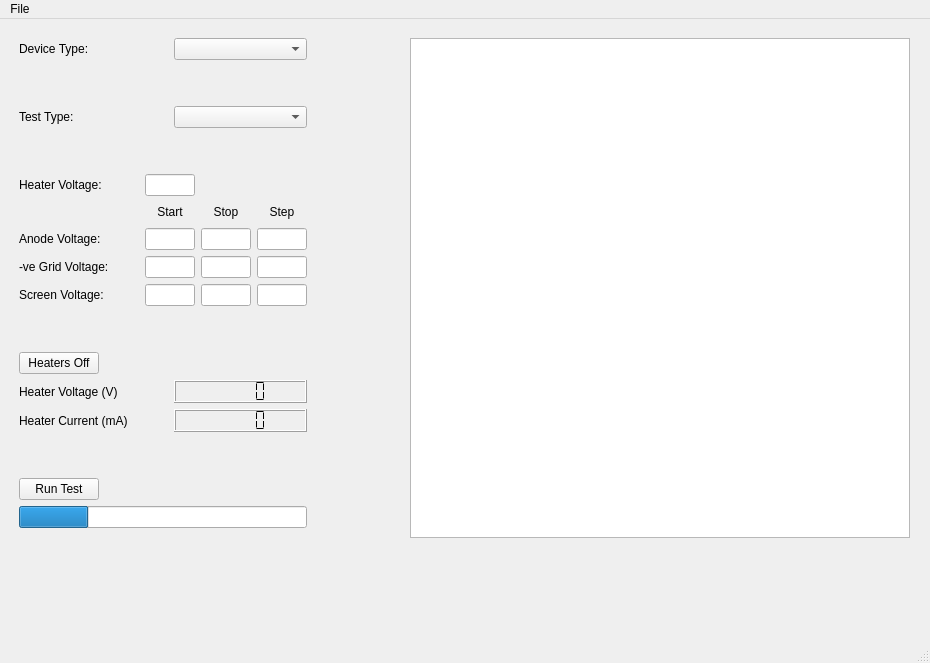
<?xml version="1.0" encoding="UTF-8"?>
<ui version="4.0">
 <class>ValveAnalyser</class>
 <widget class="QMainWindow" name="ValveAnalyser">
  <property name="geometry">
   <rect>
    <x>0</x>
    <y>0</y>
    <width>930</width>
    <height>663</height>
   </rect>
  </property>
  <property name="windowTitle">
   <string>Wizard Valve Analyser</string>
  </property>
  <widget class="QWidget" name="centralwidget">
   <widget class="QWidget" name="horizontalLayoutWidget">
    <property name="geometry">
     <rect>
      <x>19</x>
      <y>19</y>
      <width>891</width>
      <height>591</height>
     </rect>
    </property>
    <layout class="QHBoxLayout" name="horizontalLayout">
     <item>
      <layout class="QVBoxLayout" name="verticalLayout">
       <item>
        <layout class="QHBoxLayout" name="horizontalLayout_14">
         <item>
          <widget class="QLabel" name="deviceTypeLabel">
           <property name="sizePolicy">
            <sizepolicy hsizetype="Expanding" vsizetype="Preferred">
             <horstretch>0</horstretch>
             <verstretch>0</verstretch>
            </sizepolicy>
           </property>
           <property name="minimumSize">
            <size>
             <width>100</width>
             <height>0</height>
            </size>
           </property>
           <property name="text">
            <string>Device Type: </string>
           </property>
          </widget>
         </item>
         <item>
          <widget class="QComboBox" name="deviceType">
           <property name="sizePolicy">
            <sizepolicy hsizetype="Fixed" vsizetype="Fixed">
             <horstretch>0</horstretch>
             <verstretch>0</verstretch>
            </sizepolicy>
           </property>
           <property name="minimumSize">
            <size>
             <width>133</width>
             <height>0</height>
            </size>
           </property>
          </widget>
         </item>
        </layout>
       </item>
       <item>
        <spacer name="verticalSpacer_5">
         <property name="orientation">
          <enum>Qt::Vertical</enum>
         </property>
         <property name="sizeType">
          <enum>QSizePolicy::Fixed</enum>
         </property>
         <property name="sizeHint" stdset="0">
          <size>
           <width>20</width>
           <height>40</height>
          </size>
         </property>
        </spacer>
       </item>
       <item>
        <layout class="QHBoxLayout" name="horizontalLayout_17">
         <item>
          <widget class="QLabel" name="label_4">
           <property name="text">
            <string>Test Type:</string>
           </property>
          </widget>
         </item>
         <item>
          <widget class="QComboBox" name="testType">
           <property name="sizePolicy">
            <sizepolicy hsizetype="Fixed" vsizetype="Fixed">
             <horstretch>0</horstretch>
             <verstretch>0</verstretch>
            </sizepolicy>
           </property>
           <property name="minimumSize">
            <size>
             <width>133</width>
             <height>0</height>
            </size>
           </property>
           <property name="maximumSize">
            <size>
             <width>133</width>
             <height>16777215</height>
            </size>
           </property>
          </widget>
         </item>
        </layout>
       </item>
       <item>
        <spacer name="verticalSpacer_4">
         <property name="orientation">
          <enum>Qt::Vertical</enum>
         </property>
         <property name="sizeType">
          <enum>QSizePolicy::Fixed</enum>
         </property>
         <property name="sizeHint" stdset="0">
          <size>
           <width>20</width>
           <height>40</height>
          </size>
         </property>
        </spacer>
       </item>
       <item>
        <layout class="QHBoxLayout" name="horizontalLayout_3">
         <item>
          <widget class="QLabel" name="heaterLabel">
           <property name="sizePolicy">
            <sizepolicy hsizetype="Expanding" vsizetype="Preferred">
             <horstretch>0</horstretch>
             <verstretch>0</verstretch>
            </sizepolicy>
           </property>
           <property name="minimumSize">
            <size>
             <width>100</width>
             <height>0</height>
            </size>
           </property>
           <property name="text">
            <string>Heater Voltage:</string>
           </property>
          </widget>
         </item>
         <item>
          <widget class="QLineEdit" name="heaterVoltage">
           <property name="sizePolicy">
            <sizepolicy hsizetype="Fixed" vsizetype="Fixed">
             <horstretch>0</horstretch>
             <verstretch>0</verstretch>
            </sizepolicy>
           </property>
           <property name="minimumSize">
            <size>
             <width>50</width>
             <height>0</height>
            </size>
           </property>
           <property name="maximumSize">
            <size>
             <width>50</width>
             <height>16777215</height>
            </size>
           </property>
          </widget>
         </item>
         <item>
          <spacer name="horizontalSpacer_7">
           <property name="orientation">
            <enum>Qt::Horizontal</enum>
           </property>
           <property name="sizeType">
            <enum>QSizePolicy::Fixed</enum>
           </property>
           <property name="sizeHint" stdset="0">
            <size>
             <width>112</width>
             <height>20</height>
            </size>
           </property>
          </spacer>
         </item>
        </layout>
       </item>
       <item>
        <layout class="QHBoxLayout" name="horizontalLayout_16">
         <item>
          <spacer name="horizontalSpacer_15">
           <property name="orientation">
            <enum>Qt::Horizontal</enum>
           </property>
           <property name="sizeHint" stdset="0">
            <size>
             <width>40</width>
             <height>20</height>
            </size>
           </property>
          </spacer>
         </item>
         <item>
          <widget class="QLabel" name="label">
           <property name="sizePolicy">
            <sizepolicy hsizetype="Fixed" vsizetype="Fixed">
             <horstretch>0</horstretch>
             <verstretch>0</verstretch>
            </sizepolicy>
           </property>
           <property name="minimumSize">
            <size>
             <width>50</width>
             <height>20</height>
            </size>
           </property>
           <property name="maximumSize">
            <size>
             <width>50</width>
             <height>20</height>
            </size>
           </property>
           <property name="text">
            <string>Start</string>
           </property>
           <property name="alignment">
            <set>Qt::AlignCenter</set>
           </property>
          </widget>
         </item>
         <item>
          <widget class="QLabel" name="label_2">
           <property name="sizePolicy">
            <sizepolicy hsizetype="Fixed" vsizetype="Preferred">
             <horstretch>0</horstretch>
             <verstretch>0</verstretch>
            </sizepolicy>
           </property>
           <property name="minimumSize">
            <size>
             <width>50</width>
             <height>0</height>
            </size>
           </property>
           <property name="maximumSize">
            <size>
             <width>50</width>
             <height>16777215</height>
            </size>
           </property>
           <property name="text">
            <string>Stop</string>
           </property>
           <property name="alignment">
            <set>Qt::AlignCenter</set>
           </property>
          </widget>
         </item>
         <item>
          <widget class="QLabel" name="label_3">
           <property name="sizePolicy">
            <sizepolicy hsizetype="Fixed" vsizetype="Preferred">
             <horstretch>0</horstretch>
             <verstretch>0</verstretch>
            </sizepolicy>
           </property>
           <property name="minimumSize">
            <size>
             <width>50</width>
             <height>0</height>
            </size>
           </property>
           <property name="maximumSize">
            <size>
             <width>50</width>
             <height>16777215</height>
            </size>
           </property>
           <property name="text">
            <string>Step</string>
           </property>
           <property name="alignment">
            <set>Qt::AlignCenter</set>
           </property>
          </widget>
         </item>
        </layout>
       </item>
       <item>
        <layout class="QHBoxLayout" name="horizontalLayout_4">
         <item>
          <widget class="QLabel" name="anodeLabel">
           <property name="sizePolicy">
            <sizepolicy hsizetype="Expanding" vsizetype="Preferred">
             <horstretch>100</horstretch>
             <verstretch>0</verstretch>
            </sizepolicy>
           </property>
           <property name="minimumSize">
            <size>
             <width>100</width>
             <height>0</height>
            </size>
           </property>
           <property name="text">
            <string>Anode Voltage:</string>
           </property>
          </widget>
         </item>
         <item>
          <widget class="QLineEdit" name="anodeStart">
           <property name="sizePolicy">
            <sizepolicy hsizetype="Fixed" vsizetype="Fixed">
             <horstretch>0</horstretch>
             <verstretch>0</verstretch>
            </sizepolicy>
           </property>
           <property name="minimumSize">
            <size>
             <width>50</width>
             <height>0</height>
            </size>
           </property>
           <property name="maximumSize">
            <size>
             <width>50</width>
             <height>16777215</height>
            </size>
           </property>
          </widget>
         </item>
         <item>
          <widget class="QLineEdit" name="anodeStop">
           <property name="sizePolicy">
            <sizepolicy hsizetype="Fixed" vsizetype="Fixed">
             <horstretch>0</horstretch>
             <verstretch>0</verstretch>
            </sizepolicy>
           </property>
           <property name="maximumSize">
            <size>
             <width>50</width>
             <height>16777215</height>
            </size>
           </property>
          </widget>
         </item>
         <item>
          <widget class="QLineEdit" name="anodeStep">
           <property name="sizePolicy">
            <sizepolicy hsizetype="Fixed" vsizetype="Fixed">
             <horstretch>0</horstretch>
             <verstretch>0</verstretch>
            </sizepolicy>
           </property>
           <property name="maximumSize">
            <size>
             <width>50</width>
             <height>16777215</height>
            </size>
           </property>
          </widget>
         </item>
        </layout>
       </item>
       <item>
        <layout class="QHBoxLayout" name="gridGroup">
         <item>
          <widget class="QLabel" name="gridLabel">
           <property name="sizePolicy">
            <sizepolicy hsizetype="Expanding" vsizetype="Preferred">
             <horstretch>0</horstretch>
             <verstretch>0</verstretch>
            </sizepolicy>
           </property>
           <property name="minimumSize">
            <size>
             <width>100</width>
             <height>0</height>
            </size>
           </property>
           <property name="text">
            <string>-ve Grid Voltage:</string>
           </property>
          </widget>
         </item>
         <item>
          <widget class="QLineEdit" name="gridStart">
           <property name="sizePolicy">
            <sizepolicy hsizetype="Fixed" vsizetype="Fixed">
             <horstretch>0</horstretch>
             <verstretch>0</verstretch>
            </sizepolicy>
           </property>
           <property name="minimumSize">
            <size>
             <width>50</width>
             <height>0</height>
            </size>
           </property>
           <property name="maximumSize">
            <size>
             <width>50</width>
             <height>16777215</height>
            </size>
           </property>
          </widget>
         </item>
         <item>
          <widget class="QLineEdit" name="gridStop">
           <property name="sizePolicy">
            <sizepolicy hsizetype="Fixed" vsizetype="Fixed">
             <horstretch>0</horstretch>
             <verstretch>0</verstretch>
            </sizepolicy>
           </property>
           <property name="minimumSize">
            <size>
             <width>50</width>
             <height>0</height>
            </size>
           </property>
           <property name="maximumSize">
            <size>
             <width>50</width>
             <height>16777215</height>
            </size>
           </property>
          </widget>
         </item>
         <item>
          <widget class="QLineEdit" name="gridStep">
           <property name="sizePolicy">
            <sizepolicy hsizetype="Fixed" vsizetype="Fixed">
             <horstretch>0</horstretch>
             <verstretch>0</verstretch>
            </sizepolicy>
           </property>
           <property name="minimumSize">
            <size>
             <width>50</width>
             <height>0</height>
            </size>
           </property>
           <property name="maximumSize">
            <size>
             <width>50</width>
             <height>16777215</height>
            </size>
           </property>
          </widget>
         </item>
        </layout>
       </item>
       <item>
        <layout class="QHBoxLayout" name="screenGroup">
         <item>
          <widget class="QLabel" name="screenLabel">
           <property name="sizePolicy">
            <sizepolicy hsizetype="Expanding" vsizetype="Preferred">
             <horstretch>0</horstretch>
             <verstretch>0</verstretch>
            </sizepolicy>
           </property>
           <property name="minimumSize">
            <size>
             <width>100</width>
             <height>0</height>
            </size>
           </property>
           <property name="text">
            <string>Screen Voltage:</string>
           </property>
          </widget>
         </item>
         <item>
          <widget class="QLineEdit" name="screenStart">
           <property name="sizePolicy">
            <sizepolicy hsizetype="Fixed" vsizetype="Fixed">
             <horstretch>0</horstretch>
             <verstretch>0</verstretch>
            </sizepolicy>
           </property>
           <property name="minimumSize">
            <size>
             <width>50</width>
             <height>0</height>
            </size>
           </property>
           <property name="maximumSize">
            <size>
             <width>50</width>
             <height>16777215</height>
            </size>
           </property>
          </widget>
         </item>
         <item>
          <widget class="QLineEdit" name="screenStop">
           <property name="sizePolicy">
            <sizepolicy hsizetype="Fixed" vsizetype="Fixed">
             <horstretch>0</horstretch>
             <verstretch>0</verstretch>
            </sizepolicy>
           </property>
           <property name="minimumSize">
            <size>
             <width>50</width>
             <height>0</height>
            </size>
           </property>
           <property name="maximumSize">
            <size>
             <width>50</width>
             <height>16777215</height>
            </size>
           </property>
          </widget>
         </item>
         <item>
          <widget class="QLineEdit" name="screenStep">
           <property name="sizePolicy">
            <sizepolicy hsizetype="Fixed" vsizetype="Fixed">
             <horstretch>0</horstretch>
             <verstretch>0</verstretch>
            </sizepolicy>
           </property>
           <property name="minimumSize">
            <size>
             <width>50</width>
             <height>0</height>
            </size>
           </property>
           <property name="maximumSize">
            <size>
             <width>50</width>
             <height>16777215</height>
            </size>
           </property>
          </widget>
         </item>
        </layout>
       </item>
       <item>
        <spacer name="verticalSpacer_2">
         <property name="orientation">
          <enum>Qt::Vertical</enum>
         </property>
         <property name="sizeType">
          <enum>QSizePolicy::Fixed</enum>
         </property>
         <property name="sizeHint" stdset="0">
          <size>
           <width>20</width>
           <height>40</height>
          </size>
         </property>
        </spacer>
       </item>
       <item>
        <layout class="QHBoxLayout" name="horizontalLayout_13">
         <item>
          <widget class="QPushButton" name="heaterButton">
           <property name="sizePolicy">
            <sizepolicy hsizetype="Fixed" vsizetype="Fixed">
             <horstretch>0</horstretch>
             <verstretch>0</verstretch>
            </sizepolicy>
           </property>
           <property name="minimumSize">
            <size>
             <width>80</width>
             <height>0</height>
            </size>
           </property>
           <property name="text">
            <string>Heaters Off</string>
           </property>
           <property name="checkable">
            <bool>true</bool>
           </property>
          </widget>
         </item>
         <item>
          <spacer name="horizontalSpacer_8">
           <property name="orientation">
            <enum>Qt::Horizontal</enum>
           </property>
           <property name="sizeHint" stdset="0">
            <size>
             <width>40</width>
             <height>20</height>
            </size>
           </property>
          </spacer>
         </item>
        </layout>
       </item>
       <item>
        <layout class="QHBoxLayout" name="horizontalLayout_11">
         <item>
          <widget class="QLabel" name="heaterVLabel">
           <property name="sizePolicy">
            <sizepolicy hsizetype="Fixed" vsizetype="Preferred">
             <horstretch>0</horstretch>
             <verstretch>0</verstretch>
            </sizepolicy>
           </property>
           <property name="minimumSize">
            <size>
             <width>100</width>
             <height>0</height>
            </size>
           </property>
           <property name="text">
            <string>Heater Voltage (V)</string>
           </property>
          </widget>
         </item>
         <item>
          <spacer name="horizontalSpacer_9">
           <property name="orientation">
            <enum>Qt::Horizontal</enum>
           </property>
           <property name="sizeHint" stdset="0">
            <size>
             <width>40</width>
             <height>20</height>
            </size>
           </property>
          </spacer>
         </item>
         <item>
          <widget class="QLCDNumber" name="heaterVlcd">
           <property name="sizePolicy">
            <sizepolicy hsizetype="Fixed" vsizetype="Minimum">
             <horstretch>0</horstretch>
             <verstretch>0</verstretch>
            </sizepolicy>
           </property>
           <property name="minimumSize">
            <size>
             <width>133</width>
             <height>0</height>
            </size>
           </property>
           <property name="segmentStyle">
            <enum>QLCDNumber::Flat</enum>
           </property>
          </widget>
         </item>
        </layout>
       </item>
       <item>
        <layout class="QHBoxLayout" name="horizontalLayout_12">
         <item>
          <widget class="QLabel" name="heaterILabel">
           <property name="sizePolicy">
            <sizepolicy hsizetype="Fixed" vsizetype="Preferred">
             <horstretch>0</horstretch>
             <verstretch>0</verstretch>
            </sizepolicy>
           </property>
           <property name="minimumSize">
            <size>
             <width>100</width>
             <height>0</height>
            </size>
           </property>
           <property name="text">
            <string>Heater Current (mA)</string>
           </property>
          </widget>
         </item>
         <item>
          <spacer name="horizontalSpacer_10">
           <property name="orientation">
            <enum>Qt::Horizontal</enum>
           </property>
           <property name="sizeHint" stdset="0">
            <size>
             <width>40</width>
             <height>20</height>
            </size>
           </property>
          </spacer>
         </item>
         <item>
          <widget class="QLCDNumber" name="heaterIlcd">
           <property name="sizePolicy">
            <sizepolicy hsizetype="Fixed" vsizetype="Minimum">
             <horstretch>0</horstretch>
             <verstretch>0</verstretch>
            </sizepolicy>
           </property>
           <property name="minimumSize">
            <size>
             <width>133</width>
             <height>0</height>
            </size>
           </property>
           <property name="lineWidth">
            <number>1</number>
           </property>
           <property name="segmentStyle">
            <enum>QLCDNumber::Flat</enum>
           </property>
          </widget>
         </item>
        </layout>
       </item>
       <item>
        <spacer name="verticalSpacer_3">
         <property name="orientation">
          <enum>Qt::Vertical</enum>
         </property>
         <property name="sizeType">
          <enum>QSizePolicy::Fixed</enum>
         </property>
         <property name="sizeHint" stdset="0">
          <size>
           <width>20</width>
           <height>40</height>
          </size>
         </property>
        </spacer>
       </item>
       <item>
        <layout class="QHBoxLayout" name="horizontalLayout_15">
         <item>
          <widget class="QPushButton" name="runButton">
           <property name="text">
            <string>Run Test</string>
           </property>
           <property name="checkable">
            <bool>true</bool>
           </property>
          </widget>
         </item>
         <item>
          <spacer name="horizontalSpacer_12">
           <property name="orientation">
            <enum>Qt::Horizontal</enum>
           </property>
           <property name="sizeHint" stdset="0">
            <size>
             <width>40</width>
             <height>20</height>
            </size>
           </property>
          </spacer>
         </item>
        </layout>
       </item>
       <item>
        <widget class="QProgressBar" name="progressBar">
         <property name="value">
          <number>24</number>
         </property>
         <property name="textVisible">
          <bool>false</bool>
         </property>
        </widget>
       </item>
       <item>
        <spacer name="verticalSpacer">
         <property name="orientation">
          <enum>Qt::Vertical</enum>
         </property>
         <property name="sizeHint" stdset="0">
          <size>
           <width>20</width>
           <height>40</height>
          </size>
         </property>
        </spacer>
       </item>
      </layout>
     </item>
     <item>
      <spacer name="horizontalSpacer">
       <property name="orientation">
        <enum>Qt::Horizontal</enum>
       </property>
       <property name="sizeHint" stdset="0">
        <size>
         <width>40</width>
         <height>20</height>
        </size>
       </property>
      </spacer>
     </item>
     <item>
      <layout class="QVBoxLayout" name="verticalLayout_2">
       <item>
        <widget class="QGraphicsView" name="graphicsView">
         <property name="sizePolicy">
          <sizepolicy hsizetype="Expanding" vsizetype="Expanding">
           <horstretch>0</horstretch>
           <verstretch>0</verstretch>
          </sizepolicy>
         </property>
         <property name="minimumSize">
          <size>
           <width>500</width>
           <height>500</height>
          </size>
         </property>
        </widget>
       </item>
       <item>
        <spacer name="verticalSpacer_6">
         <property name="orientation">
          <enum>Qt::Vertical</enum>
         </property>
         <property name="sizeHint" stdset="0">
          <size>
           <width>20</width>
           <height>40</height>
          </size>
         </property>
        </spacer>
       </item>
      </layout>
     </item>
    </layout>
   </widget>
  </widget>
  <widget class="QMenuBar" name="menubar">
   <property name="geometry">
    <rect>
     <x>0</x>
     <y>0</y>
     <width>930</width>
     <height>22</height>
    </rect>
   </property>
   <widget class="QMenu" name="menuFile">
    <property name="title">
     <string>File</string>
    </property>
    <addaction name="actionPrint"/>
    <addaction name="actionQuit"/>
    <addaction name="separator"/>
    <addaction name="actionOptions"/>
   </widget>
   <addaction name="menuFile"/>
  </widget>
  <widget class="QStatusBar" name="statusbar"/>
  <action name="actionPrint">
   <property name="text">
    <string>Print</string>
   </property>
   <property name="shortcut">
    <string>Ctrl+P</string>
   </property>
  </action>
  <action name="actionQuit">
   <property name="text">
    <string>Quit</string>
   </property>
   <property name="shortcut">
    <string>Ctrl+Q</string>
   </property>
  </action>
  <action name="actionOptions">
   <property name="text">
    <string>Options...</string>
   </property>
  </action>
 </widget>
 <resources/>
 <connections/>
</ui>
